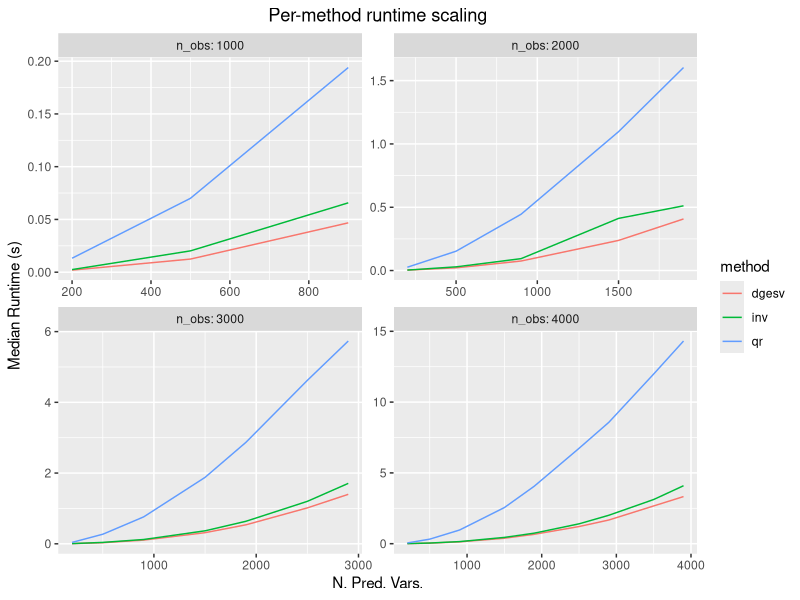
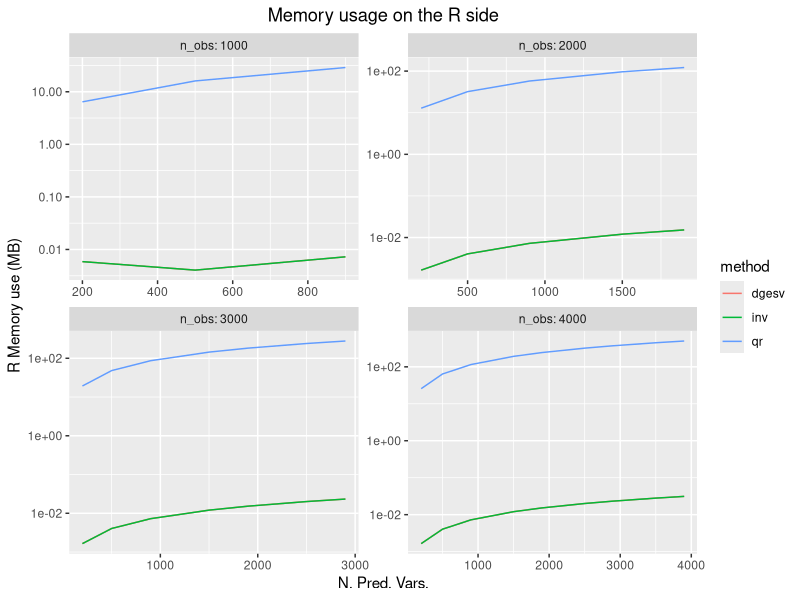
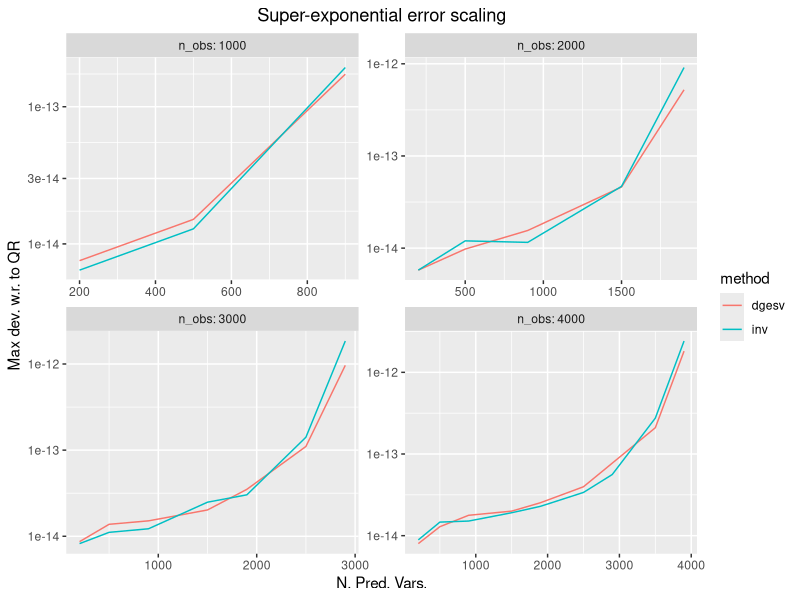

Write the R code that produced these figures, in order.
library(ggplot2)
library(dplyr)

df <- read.csv(here::here("notes", "glm-benchmarks.csv"))
print(head(df))

plot_loc <- function(fname){
	return(
		here::here("plots", fname)
	)
}

p <- (
	ggplot(df, aes(x=n_pred, y=median_s, color=method))
	+ geom_line()
	+ facet_wrap(
			~n_obs, 
			scales = "free",
			labeller = label_both
		)
	+ xlab("N. Pred. Vars.")
	+ ylab("Median Runtime (s)")
	+ ggtitle("Per-method runtime scaling")
	+ theme(plot.title = element_text(hjust = 0.5))
)
ggsave(
	plot_loc("runtime.png"), 
	p, width = 8, height = 5, dpi = 150,
	create.dir = TRUE
)

p <- (
	ggplot(df, aes(x=n_pred, y=mem_mb, color=method))
	+ geom_line()
	+ facet_wrap(
			~n_obs, 
			scales="free",
			labeller = label_both
		)
	+ scale_y_log10()
	+ xlab("N. Pred. Vars.")
	+ ylab("R Memory use (MB)")
	+ ggtitle("Memory usage on the R side")
	+ theme(plot.title = element_text(hjust = 0.5))
)
ggsave(
	plot_loc("memory.png"), 
	p, width = 8, height = 5, dpi = 150,
	create.dir = TRUE
)

p <- (
	(
		df |> filter(method != 'qr')
		 	 |> ggplot(aes(x=n_pred, y=max_dev_qr, color=method))
	)
	+ geom_line()
	+ facet_wrap(
			~n_obs, 
			scales="free",
			labeller = label_both
		)
	+ scale_y_log10()
	+ xlab("N. Pred. Vars.")
	+ ylab("Max dev. w.r. to QR")
	+ ggtitle("Super-exponential error scaling")
	+ theme(plot.title = element_text(hjust = 0.5))
)
ggsave(
	plot_loc("max_dev.png"), 
	p, width = 8, height = 5, dpi = 150,
	create.dir = TRUE
)
